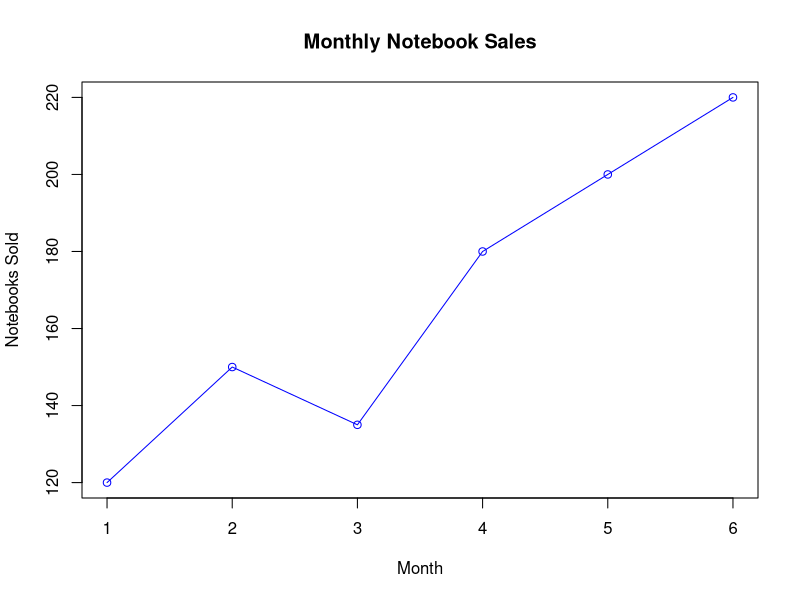
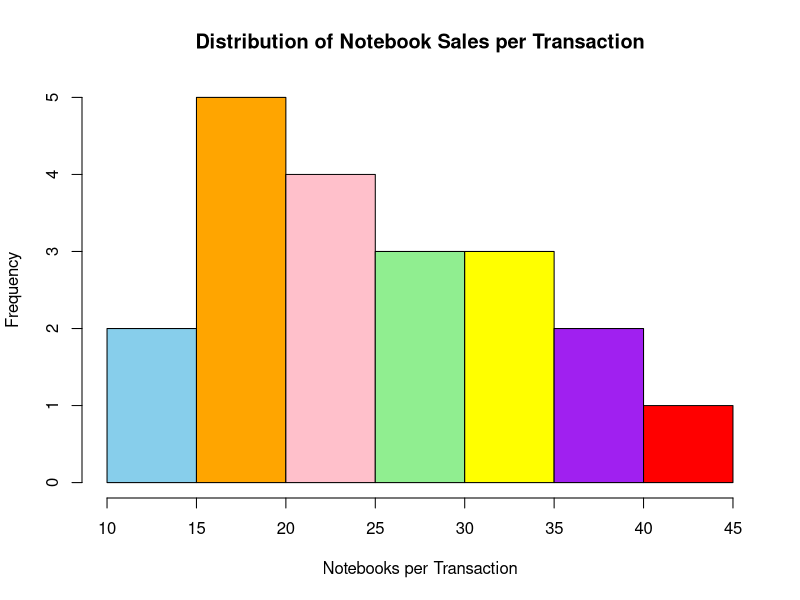

Here is the R script that generated these plots, in order:
month<-1:6
notebooksold<-c(120,150,135,180,200,220)

indvidualtransaction<-c(10,12,15,18,20,22,15,25,30,28,18,20,35,32,25,30,22,18,40,35)

# Monthly sales graph
plot(month,notebooksold,
     type="o",
     col="blue",
     main="Monthly Notebook Sales",
     xlab="Month",
     ylab="Notebooks Sold")

# Histogram of transaction sizes
hist(indvidualtransaction,
     breaks=seq(10,45,by=5),
     col=c("skyblue","orange","pink","lightgreen","yellow","purple","red"),
     main="Distribution of Notebook Sales per Transaction",
     xlab="Notebooks per Transaction",
     ylab="Frequency",
     right=FALSE)
